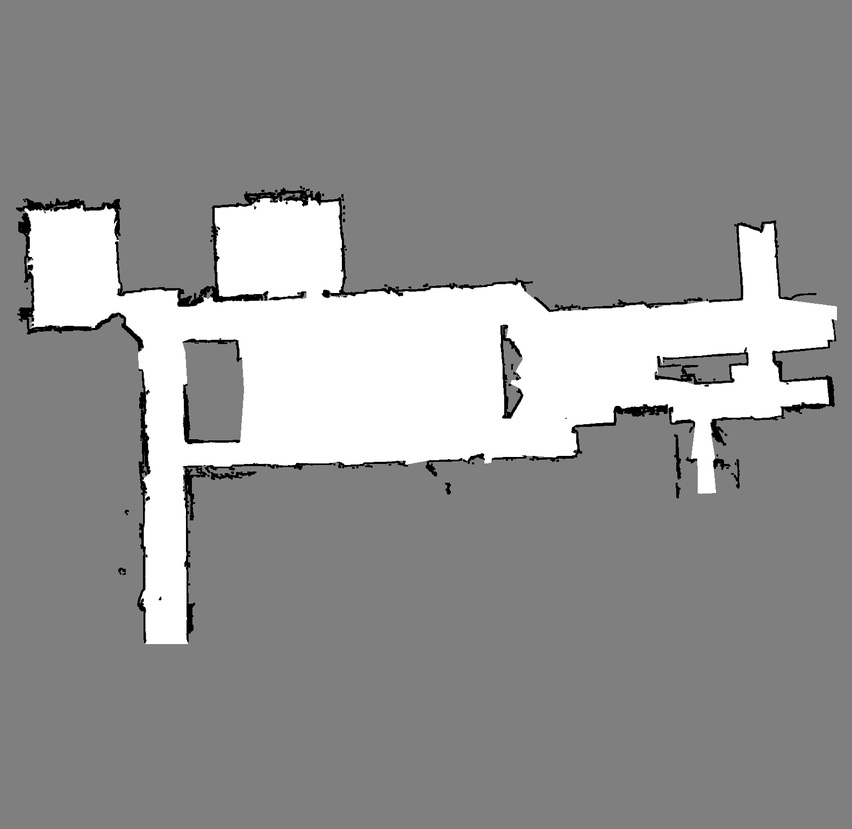
#> input picture E5/pseudo_occupancy/E5_1.png, 852 x 829 px, shrunk from 1585 x 1542 before the run, found by its file name
$ python select_keypoint_man.py --img_name ../E5/E5_1.png
#> lines starting #> are read from the running program, lines starting #| are printed output that depends on the picture
from __future__ import print_function

import sys

import cv2
import numpy as np
import matplotlib.pyplot as plt


################################################################################
def _extract_target_file_name(img_name):
    '''
    '''
    spl_ = img_name.split('/')
    if len(spl_)>1:
        # include the current directories name in the target file's name
        return 'kps_'+ spl_[-2]+ '_'+ spl_[-1][:-4]
    else:
        # only include the input files' name in the target file's name
        return 'kps_'+ spl_[-1][:-4]


################################################################################
class KeyPoint_Select:
    ''''''
    def __init__(self, img_name):
        ''''''
        self.img = np.flipud( cv2.imread( img_name, cv2.IMREAD_GRAYSCALE) )

        self.pts = []
        self.pts_plt = []

        self.fig, self.axes = plt.subplots(1,1, figsize=(20,12))
        self.axes.imshow(self.img, cmap='gray', alpha=1, interpolation='nearest', origin='lower')
        self.axes.set_title('select keypoints - it will save by closing this plot')

        self.fig.canvas.mpl_connect('button_press_event', self)
        plt.tight_layout()
        plt.show()

    def __call__(self, event):
        ''''''
        if (event.xdata is None) or (event.ydata is None):
            # if clicked out of axes
            return None

        if event.button == 1:
            # left click: adds a new point
            [x, y] = [int(event.xdata), int(event.ydata)]
            self.pts.append([x,y])
            self.pts_plt.append( self.axes.plot( x,y, 'r.')[0] )


        elif (event.button == 2) or (event.button == 3):
            # right-middle click: remove the last point (and corresponding drawing events)
            self.pts.pop(-1)
            self.pts_plt.pop(-1).remove()

        assert len(self.pts) == len(self.pts_plt)

        plt.draw()

################################################################################
################################################################################
################################################################################
################################################################################
if __name__ == '__main__':
    '''
    example
    -------
    python select_keypoint_man.py --img_name '../E5/E5_1.png'
    '''
    args = sys.argv

    # fetching parameters from input arguments
    # parameters are marked with double dash,
    # the value of a parameter is the next argument
    listiterator = args[1:].__iter__()
    while 1:
        try:
            item = next( listiterator )
            if item[:2] == '--':
                exec(item[2:] + ' = next( listiterator )')
        except:
            break

    # get the output file name
    out_file_name = _extract_target_file_name(img_name)

    # select keypoints
    kps = KeyPoint_Select(img_name)
#> in __init__, `self.img = np.flipud( cv2.imread( img_name, cv2.IMREAD_GRAYSCALE) )`:
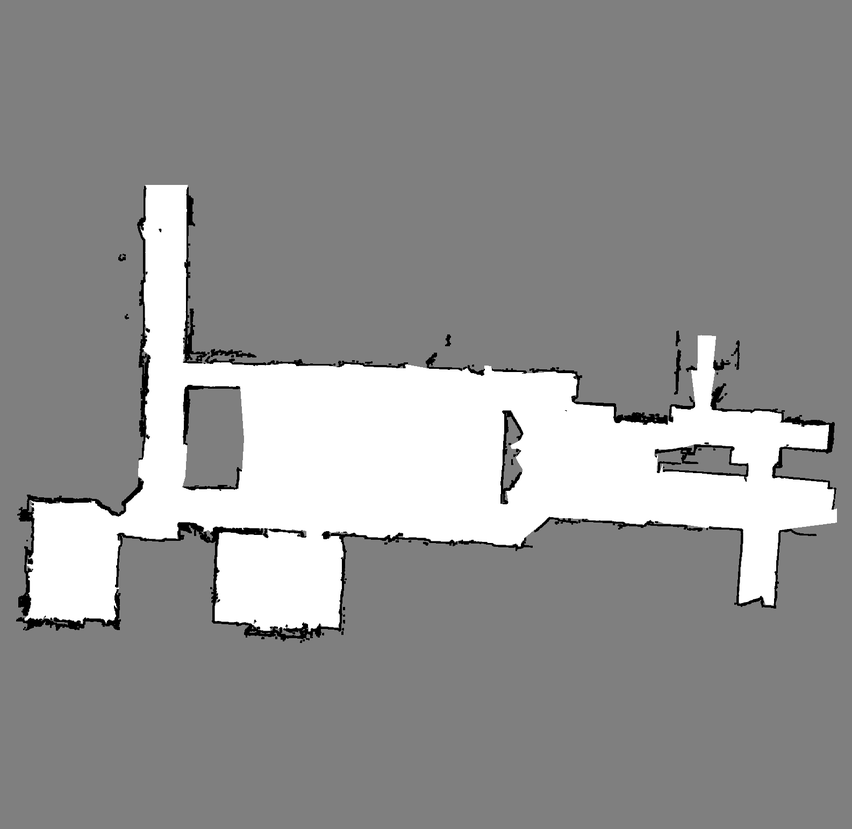
#> self.img: shape (829, 852); min 0, max 255, mean 146.6

    # save the result
    np.save(out_file_name, np.array(kps.pts))


# [10 lines of commented-out code are left out]

$ run again, with E5/pseudo_occupancy/E5_02.png copied over E5/pseudo_occupancy/E5_1.png
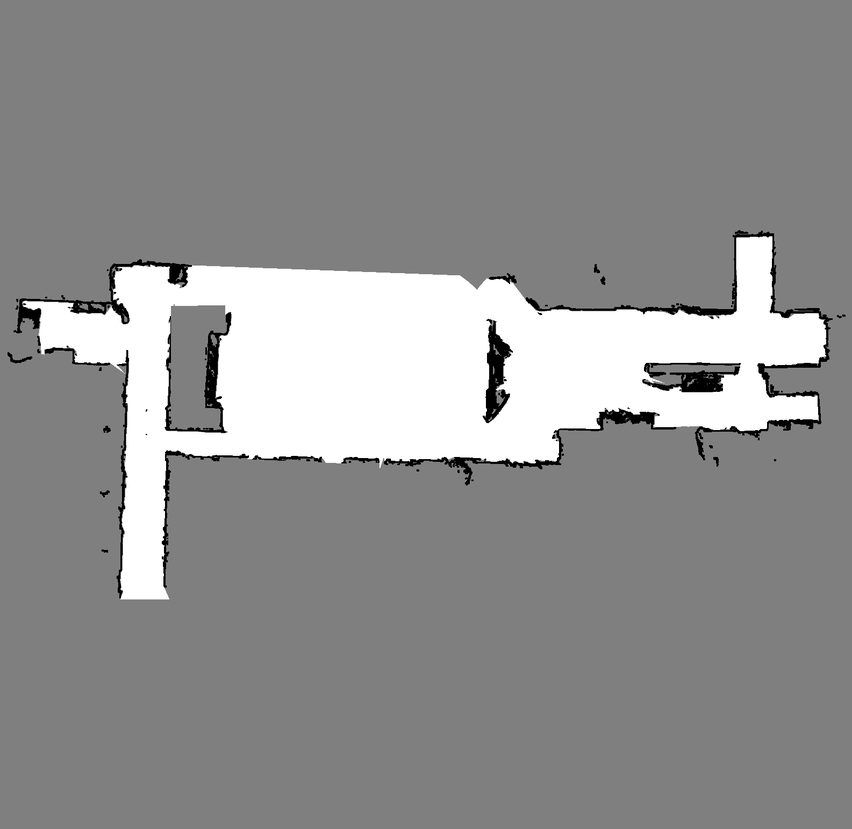
#> input picture E5/pseudo_occupancy/E5_02.png, 852 x 829 px, shrunk from 1585 x 1542 before the run, found by its file name
#> in __init__, `self.img = np.flipud( cv2.imread( img_name, cv2.IMREAD_GRAYSCALE) )`:
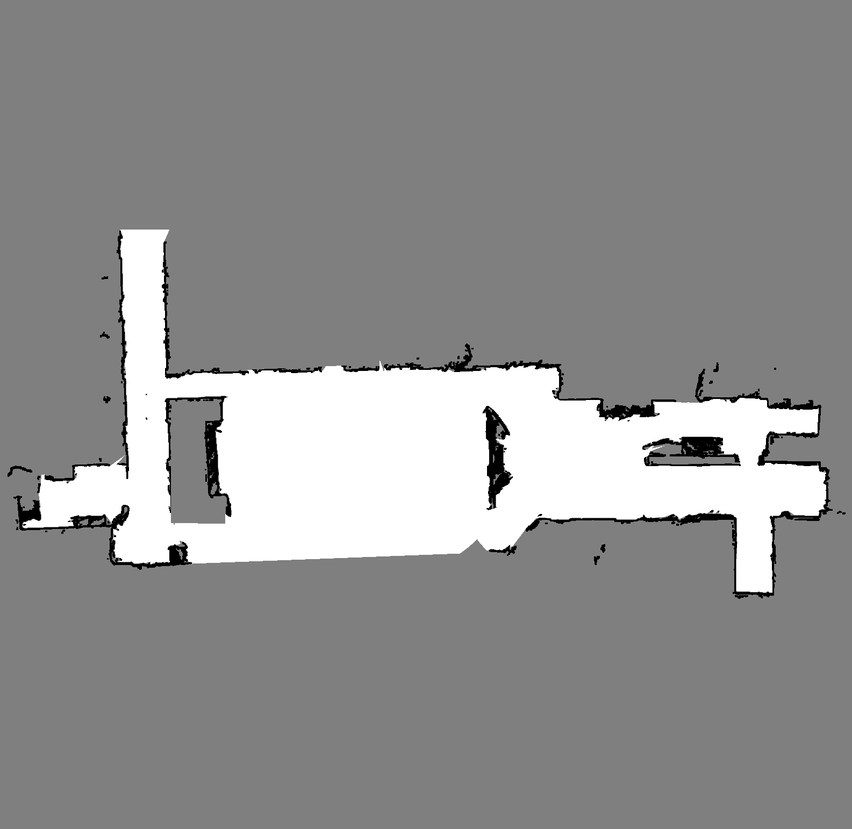
#> self.img: shape (829, 852); min 0, max 255, mean 144.3
